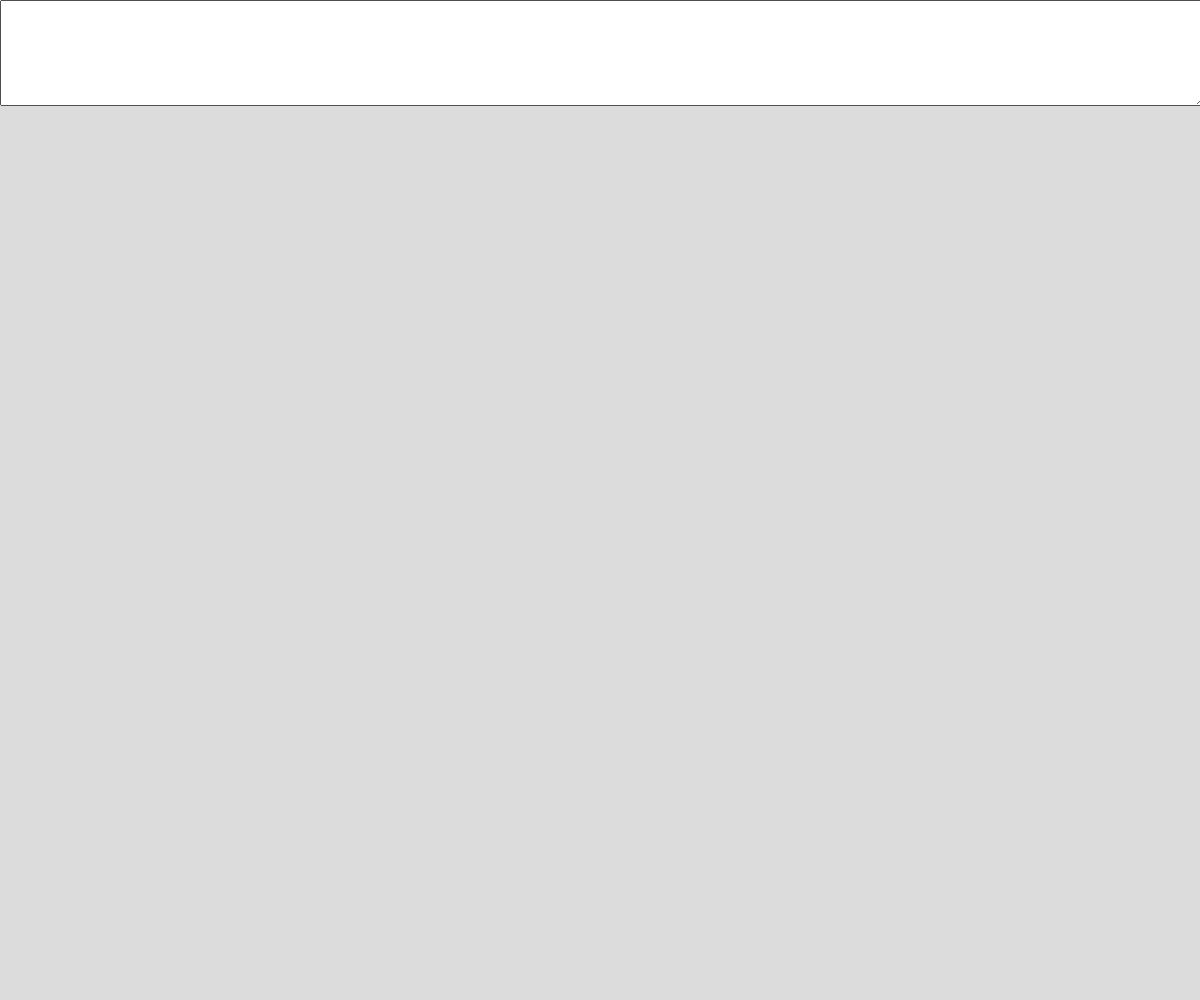
Frame 1 (no input)
Frame 60 (no input): identical to frame 1, image omitted
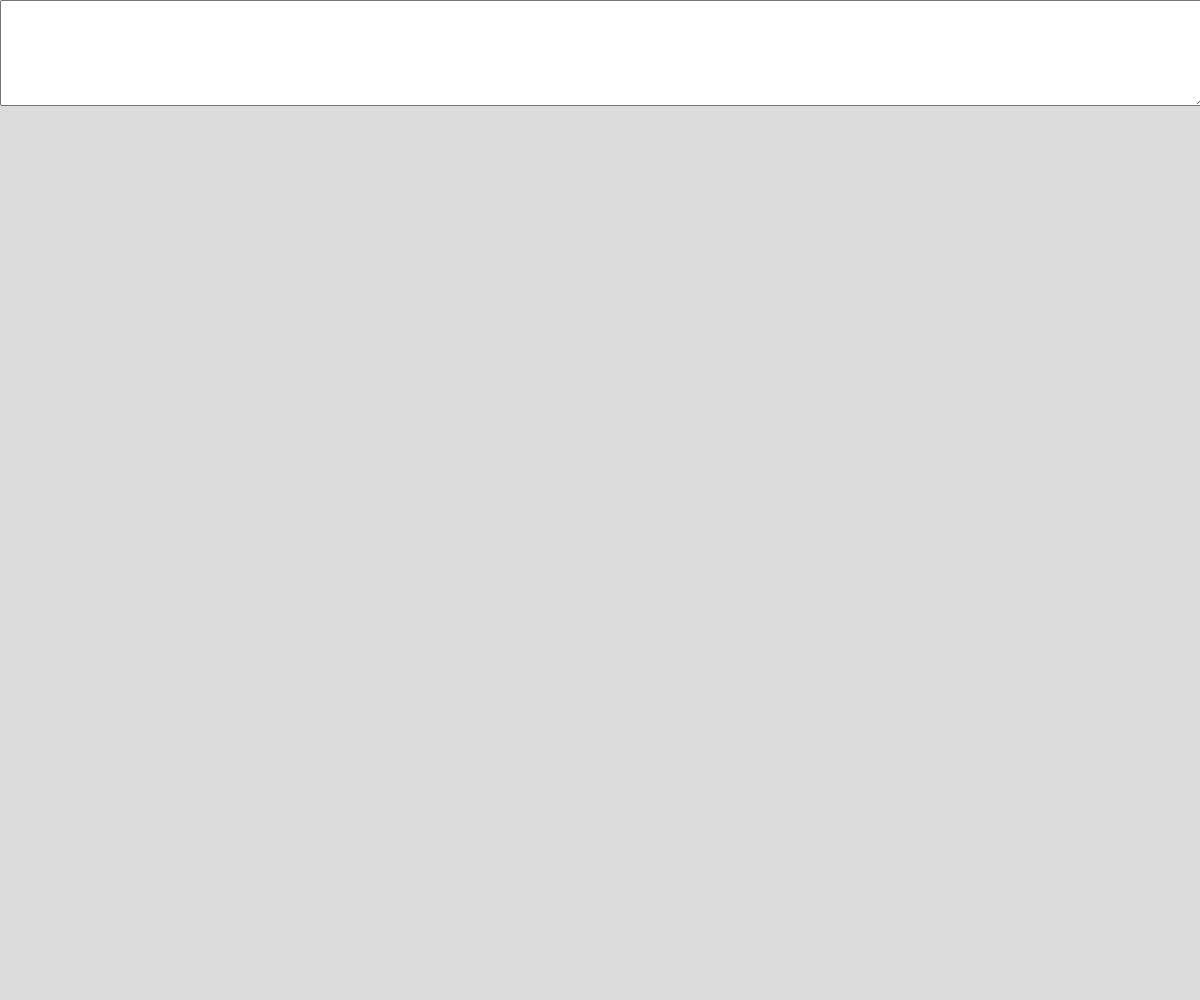
Frame 120 (the mouse pressed at the canvas centre since frame 60)

The p5.js sketch that drew these frames (run headless with seeded random() and noise() and a simulated clock; from frame 60 on, the mouse is pressed at the canvas centre):

// p5.js sketch
// ── sketch.js
let bigBox;
let text_posX
let text_posY
const text_padding = 10

function setup() {
  createCanvas(windowWidth, windowHeight);

  bigBox = createElement("textarea");
  bigBox.size(width, 100);
  bigBox.position(0,0)
  
  text_posX = text_padding
  text_posY = bigBox.height + text_padding
//  console. log(bigBox. width)
}


function draw() {
  background(220);
  textSize(32);
  
  
textLeading(20);   // ← this was the missing piece
text(bigBox.value(), text_posX, text_posY, width - (text_padding*2), 400);

}
